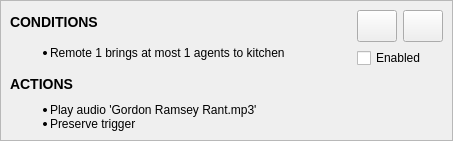
<?xml version="1.0" encoding="UTF-8"?>
<ui version="4.0">
 <class>TriggerWidget</class>
 <widget class="QWidget" name="TriggerWidget">
  <property name="geometry">
   <rect>
    <x>0</x>
    <y>0</y>
    <width>453</width>
    <height>141</height>
   </rect>
  </property>
  <property name="windowTitle">
   <string>Form</string>
  </property>
  <layout class="QGridLayout" name="gridLayout_2">
   <property name="leftMargin">
    <number>0</number>
   </property>
   <property name="topMargin">
    <number>0</number>
   </property>
   <property name="rightMargin">
    <number>0</number>
   </property>
   <property name="bottomMargin">
    <number>0</number>
   </property>
   <item row="0" column="0">
    <widget class="QFrame" name="frame">
     <property name="frameShape">
      <enum>QFrame::StyledPanel</enum>
     </property>
     <property name="frameShadow">
      <enum>QFrame::Raised</enum>
     </property>
     <property name="lineWidth">
      <number>0</number>
     </property>
     <property name="midLineWidth">
      <number>0</number>
     </property>
     <layout class="QGridLayout" name="gridLayout">
      <item row="0" column="0" rowspan="3">
       <layout class="QVBoxLayout" name="verticalLayout">
        <item>
         <widget class="QLabel" name="label_1">
          <property name="sizePolicy">
           <sizepolicy hsizetype="Expanding" vsizetype="Minimum">
            <horstretch>0</horstretch>
            <verstretch>0</verstretch>
           </sizepolicy>
          </property>
          <property name="text">
           <string>&lt;h3&gt;CONDITIONS&lt;/h3&gt;</string>
          </property>
         </widget>
        </item>
        <item>
         <widget class="QLabel" name="labelConditions">
          <property name="sizePolicy">
           <sizepolicy hsizetype="Expanding" vsizetype="Minimum">
            <horstretch>0</horstretch>
            <verstretch>0</verstretch>
           </sizepolicy>
          </property>
          <property name="text">
           <string>&lt;ul&gt;
&lt;li&gt;Remote 1 brings at most 1 agents to kitchen&lt;/li&gt;
&lt;/ul&gt;
</string>
          </property>
         </widget>
        </item>
        <item>
         <widget class="QLabel" name="label2">
          <property name="sizePolicy">
           <sizepolicy hsizetype="Expanding" vsizetype="Minimum">
            <horstretch>0</horstretch>
            <verstretch>0</verstretch>
           </sizepolicy>
          </property>
          <property name="text">
           <string>&lt;h3&gt;ACTIONS&lt;/h3&gt;
</string>
          </property>
         </widget>
        </item>
        <item>
         <widget class="QLabel" name="labelActions">
          <property name="sizePolicy">
           <sizepolicy hsizetype="Expanding" vsizetype="Minimum">
            <horstretch>0</horstretch>
            <verstretch>0</verstretch>
           </sizepolicy>
          </property>
          <property name="text">
           <string>&lt;ul&gt;
&lt;li&gt;Play audio 'Gordon Ramsey Rant.mp3'&lt;/li&gt;
&lt;li&gt;Preserve trigger&lt;/li&gt;
&lt;/ul&gt;</string>
          </property>
         </widget>
        </item>
       </layout>
      </item>
      <item row="0" column="1">
       <widget class="QPushButton" name="pushButtonRemove">
        <property name="sizePolicy">
         <sizepolicy hsizetype="Minimum" vsizetype="Minimum">
          <horstretch>0</horstretch>
          <verstretch>0</verstretch>
         </sizepolicy>
        </property>
        <property name="minimumSize">
         <size>
          <width>32</width>
          <height>32</height>
         </size>
        </property>
        <property name="text">
         <string/>
        </property>
        <property name="icon">
         <iconset resource="../resources/icons.qrc">
          <normaloff>:/icons/trash.svg</normaloff>:/icons/trash.svg</iconset>
        </property>
       </widget>
      </item>
      <item row="0" column="2">
       <widget class="QPushButton" name="pushButtonEdit">
        <property name="sizePolicy">
         <sizepolicy hsizetype="Minimum" vsizetype="Minimum">
          <horstretch>0</horstretch>
          <verstretch>0</verstretch>
         </sizepolicy>
        </property>
        <property name="minimumSize">
         <size>
          <width>32</width>
          <height>32</height>
         </size>
        </property>
        <property name="text">
         <string/>
        </property>
        <property name="icon">
         <iconset resource="../resources/icons.qrc">
          <normaloff>:/icons/edit.svg</normaloff>:/icons/edit.svg</iconset>
        </property>
       </widget>
      </item>
      <item row="1" column="1" colspan="2">
       <widget class="QCheckBox" name="checkBoxEnabled">
        <property name="sizePolicy">
         <sizepolicy hsizetype="Minimum" vsizetype="Minimum">
          <horstretch>0</horstretch>
          <verstretch>0</verstretch>
         </sizepolicy>
        </property>
        <property name="text">
         <string>Enabled</string>
        </property>
       </widget>
      </item>
      <item row="2" column="1">
       <spacer name="verticalSpacer">
        <property name="orientation">
         <enum>Qt::Vertical</enum>
        </property>
        <property name="sizeHint" stdset="0">
         <size>
          <width>20</width>
          <height>40</height>
         </size>
        </property>
       </spacer>
      </item>
     </layout>
    </widget>
   </item>
  </layout>
 </widget>
 <resources>
  <include location="../resources/icons.qrc"/>
 </resources>
 <connections/>
</ui>
